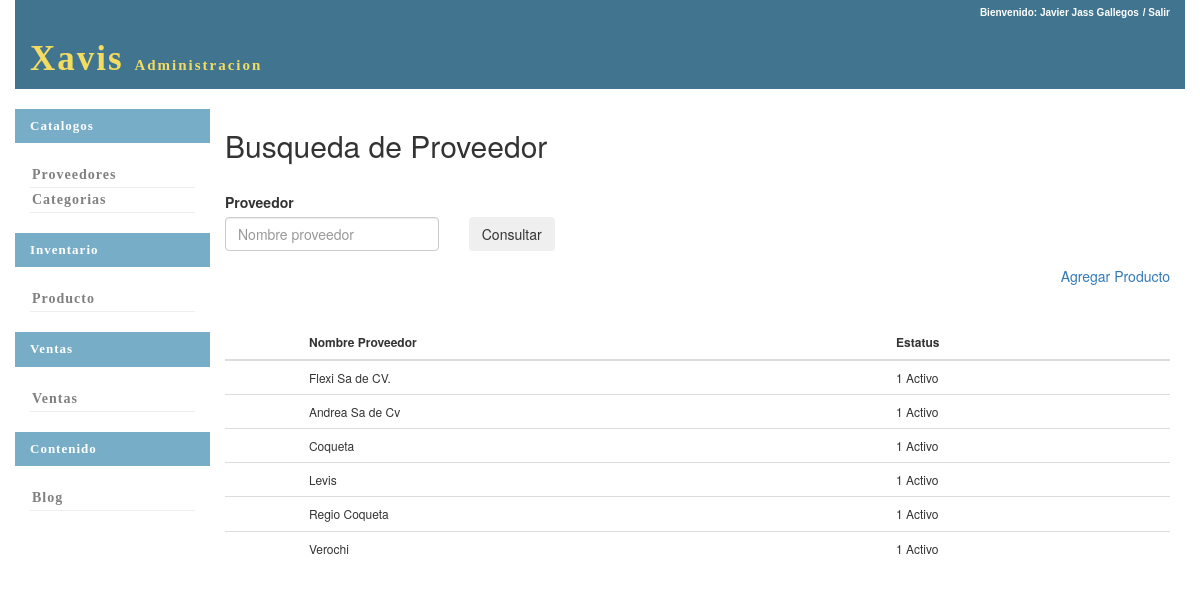
Screenshot of /inventario/busca_proveedor/ (signed in) with the database file from the repository.
### inventario/models.py (models this page shows, shortened)
class Proveedor(models.Model):
	proveedor=models.CharField(max_length=40,null=False)
	id_estatus=models.ForeignKey(Estatus,on_delete=models.PROTECT,default=1)

class Estatus(models.Model):
	estatus=models.CharField(max_length=20)
	def __str__(self):
		return str(self.id)+' '+self.estatus

### inventario/views.py (the view)
def busca_proveedor(request):
	if not request.user.is_authenticated:
		return HttpResponseRedirect(reverse('seguridad:login'))
	if request.method=="POST":
		proveedor=request.POST.get("nombre_proveedor")
		proveedor=Proveedor.objects.filter(proveedor__icontains=proveedor)
		form=Busca_Proveedores_Form(request.POST)
	else:
		proveedor=Proveedor.objects.all()
		form=Busca_Proveedores_Form()
	return render(request,'inventario/busca_proveedor.html',locals())

### inventario/forms.py
class Busca_Proveedores_Form(forms.Form):
	nombre_proveedor=forms.CharField(max_length=50)
	def __init__(self,*args,**kwargs):
		super(self.__class__, self).__init__(*args, **kwargs)
		self.fields['nombre_proveedor'].required=False

### inventario/templates/inventario/busca_proveedor.html (shortened to what this page needs)
{% extends 'base.html' %}
{% load bootstrap3 %}
{% block content %}
<form method="post" action="#">
	<h2>Busqueda de Proveedor</h2>
	<br>
	<div class="row">
		<div class="col-xs-3">
			<label>Proveedor</label>
		</div>
	</div>
	<div class="row">
		<div class="col-xs-6 col-sm-3">
			{%bootstrap_field form.nombre_proveedor show_label=False%}
		</div>
		<div class="col-xs-6 col-sm-3">
			<button class="btn">
				Consultar
			</button>
		</div>
	</div>
	<div class="row">
		<div class="col-xs-12" style="text-align:right">
				<a  href="../productos/new/">{%bootstrap_icon "plus"%} Agregar Producto</a>
		</div>
	</div>
		<br>
		<br>
	<table class="table">
		<thead>
			<th></th>
			<th>Nombre Proveedor</th>
			<th>Estatus</th>
		</thead>
		<tbody>
			{% for prov in proveedor %}
			<tr>
				<td>
				</td>
				<td>
					{{prov.proveedor}}
				</td>
				<td>
					{{prov.id_estatus}}
				</td>
			</tr>
			{% endfor %}
		</tbody>
	</table>
</form>
{% endblock %}

### seguridad/static/css/base.css (style rules this page uses)
.table { font-size:12px; }

### rows the page displays
Proveedor: proveedor "Flexi Sa de CV.", id_estatus "1 Activo"
Proveedor: proveedor "Andrea Sa de Cv", id_estatus "1 Activo"
Proveedor: proveedor "Coqueta", id_estatus "1 Activo"
Proveedor: proveedor "Levis", id_estatus "1 Activo"
Proveedor: proveedor "Regio Coqueta", id_estatus "1 Activo"
Proveedor: proveedor "Verochi", id_estatus "1 Activo"
